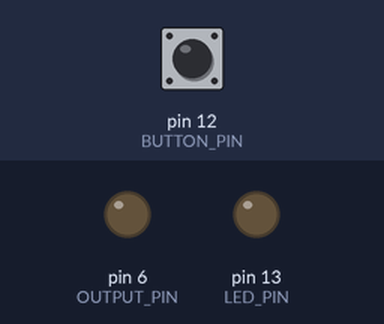
Recording of a sketch running on a simulated Arduino Uno, built with avr-gcc and run on an emulated ATmega328P. Shown: output pins drawn as LEDs (lit = HIGH). The test bench sets the inputs (shaded band); at power-on: pin 12 (BUTTON_PIN) HIGH.

Above: at 1.2 s.
1.3 s: pin 12 (BUTTON_PIN) pulled LOW for 0.15 s
At 1.38 s:
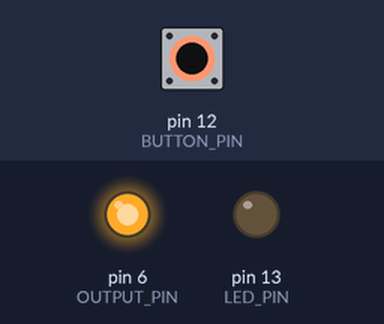
2.9 s: pin 12 (BUTTON_PIN) pulled LOW for 3.2 s
At 6.7 s:
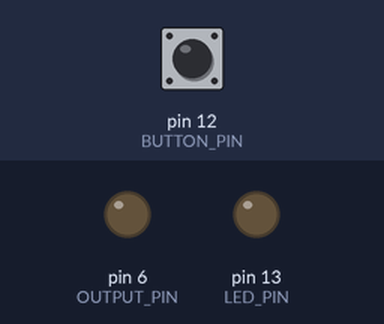
Timing chart, 0 to 8.2 s (numbered marks = the images above; inputs shaded):
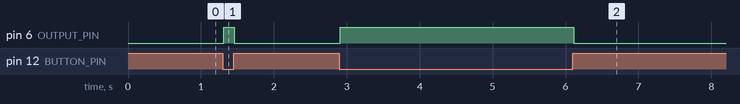

Measured:
- after the input at 1.3 s, pin 6 (OUTPUT_PIN): LOW → HIGH at once, → LOW 0.15 s later
- after the input at 2.9 s, pin 6 (OUTPUT_PIN): LOW → HIGH at once, → LOW 3.2 s later

The sketch:

transSolenoidButton.ino
```cpp
// Press a button to trigger a solenoid

// Pin are button is on
const int BUTTON_PIN = 12;

//..for reference/debug
const int LED_PIN = 13;

//pin our output/transistor is hooked up to
const int OUTPUT_PIN = 6;


//debouncing stuff
unsigned long lastDebounceTime = 0;
unsigned long bounceDelay = 10;

int buttonState = LOW;
int lastButtonState = LOW;


void setup()
{
  pinMode(BUTTON_PIN, INPUT_PULLUP);
  pinMode(OUTPUT_PIN, OUTPUT);
  pinMode(LED_PIN, OUTPUT);

}

void loop()
{
    unsigned long now = millis();

    // read the value form out button pin
    int reading = digitalRead(BUTTON_PIN);

    // did it change?
    if (reading != lastButtonState)
    {
      lastDebounceTime = now;
    }

    if ((now-lastDebounceTime)> bounceDelay)
    {
      if (reading != buttonState)
      {
        buttonState = reading;

        if (buttonState == LOW)
        {
          buttonPressed();
        } else {
          buttonReleased();
        }
      }
    }

    lastButtonState = reading;

}

void buttonPressed()
{
  digitalWrite(OUTPUT_PIN, HIGH);
}

void buttonReleased()
{
  digitalWrite(OUTPUT_PIN, LOW);
}
```
